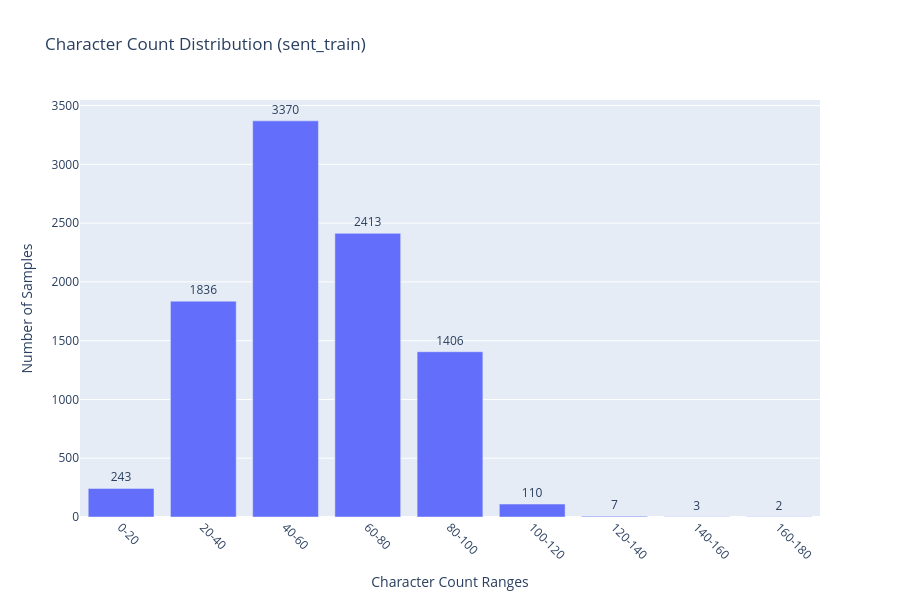

The cell this chart's notebook holds for it:
### Markdown cell above
## 5 Text Length Distribution

### Code cell
df['char_count'] = df['text'].str.len()
bins = np.arange(0, df['char_count'].max() + 20, 20)

hist, bin_edges = np.histogram(df['char_count'], bins=bins)

    # Format labels
bin_labels = [f"{int(bin_edges[i])}-{int(bin_edges[i+1])}" for i in range(len(hist))]
    # Statistics
print(f"Mean: {df['char_count'].mean():.2f}")
print(f"Median: {df['char_count'].median():.2f}")
print(f"Min: {df['char_count'].min()}")
print(f"Max: {df['char_count'].max()}")

    # Average word length
avg_word_length = df['char_count'].sum() / df['text'].str.split().str.len().sum()
print(f"Average word length: {avg_word_length:.2f} characters")

    # Create histogram
fig = go.Figure(data=[go.Bar(
x=bin_labels,
y=hist,
text=hist,
textposition='outside'
)])

fig.update_layout(
title='Character Count Distribution (sent_train)',
xaxis_title='Character Count Ranges',
yaxis_title='Number of Samples',
width=900,
height=600,
showlegend=False,
xaxis={'tickangle': 45}
)

### Figure 1 — Plotly figure (JSON) as saved in the notebook; plotly's stock layout.template omitted (floating-point values rounded to 4 significant figures)
{"data": [{"text": [243.0, 1836.0, 3370.0, 2413.0, 1406.0, 110.0, 7.0, 3.0, 2.0], "textposition": "outside", "type": "bar", "x": ["0-20", "20-40", "40-60", "60-80", "80-100", "100-120", "120-140", "140-160", "160-180"], "y": [243, 1836, 3370, 2413, 1406, 110, 7, 3, 2]}], "layout": {"height": 600, "showlegend": false, "title": {"text": "Character Count Distribution (sent_train)"}, "width": 900, "xaxis": {"tickangle": 45, "title": {"text": "Character Count Ranges"}}, "yaxis": {"title": {"text": "Number of Samples"}}}}
